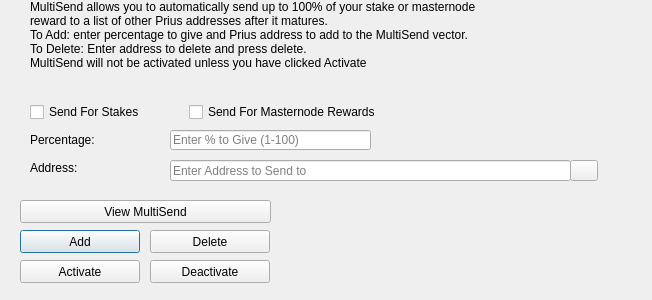
<?xml version="1.0" encoding="UTF-8"?>
<ui version="4.0">
 <class>MultiSendDialog</class>
 <widget class="QDialog" name="MultiSendDialog">
  <property name="windowModality">
   <enum>Qt::NonModal</enum>
  </property>
  <property name="geometry">
   <rect>
    <x>0</x>
    <y>0</y>
    <width>652</width>
    <height>300</height>
   </rect>
  </property>
  <property name="windowTitle">
   <string>MultiSend</string>
  </property>
  <widget class="QLineEdit" name="multiSendPercentEdit">
   <property name="geometry">
    <rect>
     <x>170</x>
     <y>130</y>
     <width>201</width>
     <height>20</height>
    </rect>
   </property>
   <property name="toolTip">
    <string>Enter whole numbers 1 - 100</string>
   </property>
   <property name="placeholderText">
    <string>Enter % to Give (1-100)</string>
   </property>
  </widget>
  <widget class="QLineEdit" name="multiSendAddressEdit">
   <property name="geometry">
    <rect>
     <x>170</x>
     <y>160</y>
     <width>401</width>
     <height>21</height>
    </rect>
   </property>
   <property name="toolTip">
    <string/>
   </property>
   <property name="placeholderText">
    <string>Enter Address to Send to</string>
   </property>
  </widget>
  <widget class="QLabel" name="label_2">
   <property name="geometry">
    <rect>
     <x>30</x>
     <y>0</y>
     <width>451</width>
     <height>121</height>
    </rect>
   </property>
   <property name="lineWidth">
    <number>1</number>
   </property>
   <property name="text">
    <string>MultiSend allows you to automatically send up to 100% of your stake or masternode reward to a list of other Prius addresses after it matures.
To Add: enter percentage to give and Prius address to add to the MultiSend vector.
To Delete: Enter address to delete and press delete.
MultiSend will not be activated unless you have clicked Activate</string>
   </property>
   <property name="alignment">
    <set>Qt::AlignLeading|Qt::AlignLeft|Qt::AlignTop</set>
   </property>
   <property name="wordWrap">
    <bool>true</bool>
   </property>
  </widget>
  <widget class="QLabel" name="message">
   <property name="geometry">
    <rect>
     <x>290</x>
     <y>200</y>
     <width>351</width>
     <height>91</height>
    </rect>
   </property>
   <property name="text">
    <string/>
   </property>
  </widget>
  <widget class="QPushButton" name="addButton">
   <property name="geometry">
    <rect>
     <x>20</x>
     <y>230</y>
     <width>120</width>
     <height>23</height>
    </rect>
   </property>
   <property name="toolTip">
    <string/>
   </property>
   <property name="statusTip">
    <string>Add to MultiSend Vector</string>
   </property>
   <property name="text">
    <string>Add</string>
   </property>
  </widget>
  <widget class="QPushButton" name="disableButton">
   <property name="geometry">
    <rect>
     <x>150</x>
     <y>260</y>
     <width>120</width>
     <height>23</height>
    </rect>
   </property>
   <property name="statusTip">
    <string>Deactivate MultiSend</string>
   </property>
   <property name="text">
    <string>Deactivate</string>
   </property>
  </widget>
  <widget class="QPushButton" name="addressBookButton">
   <property name="geometry">
    <rect>
     <x>570</x>
     <y>160</y>
     <width>28</width>
     <height>21</height>
    </rect>
   </property>
   <property name="toolTip">
    <string>Choose an address from the address book</string>
   </property>
   <property name="text">
    <string/>
   </property>
   <property name="icon">
    <iconset resource="../prius.qrc">
     <normaloff>:/icons/address-book</normaloff>:/icons/address-book</iconset>
   </property>
   <property name="shortcut">
    <string>Alt+A</string>
   </property>
   <property name="autoDefault">
    <bool>false</bool>
   </property>
  </widget>
  <widget class="QLabel" name="label">
   <property name="geometry">
    <rect>
     <x>30</x>
     <y>130</y>
     <width>121</width>
     <height>20</height>
    </rect>
   </property>
   <property name="toolTip">
    <string>Percentage of stake to send</string>
   </property>
   <property name="text">
    <string>Percentage:</string>
   </property>
  </widget>
  <widget class="QLabel" name="label_5">
   <property name="geometry">
    <rect>
     <x>30</x>
     <y>160</y>
     <width>111</width>
     <height>16</height>
    </rect>
   </property>
   <property name="toolTip">
    <string>Address to send portion of stake to</string>
   </property>
   <property name="text">
    <string>Address:</string>
   </property>
  </widget>
  <widget class="QPushButton" name="deleteButton">
   <property name="geometry">
    <rect>
     <x>150</x>
     <y>230</y>
     <width>120</width>
     <height>23</height>
    </rect>
   </property>
   <property name="toolTip">
    <string/>
   </property>
   <property name="statusTip">
    <string>Delete Address From MultiSend Vector</string>
   </property>
   <property name="text">
    <string>Delete</string>
   </property>
  </widget>
  <widget class="QPushButton" name="activateButton">
   <property name="geometry">
    <rect>
     <x>20</x>
     <y>260</y>
     <width>120</width>
     <height>23</height>
    </rect>
   </property>
   <property name="statusTip">
    <string>Activate MultiSend</string>
   </property>
   <property name="text">
    <string>Activate</string>
   </property>
  </widget>
  <widget class="QPushButton" name="viewButton">
   <property name="geometry">
    <rect>
     <x>20</x>
     <y>200</y>
     <width>251</width>
     <height>23</height>
    </rect>
   </property>
   <property name="toolTip">
    <string/>
   </property>
   <property name="statusTip">
    <string>View MultiSend Vector</string>
   </property>
   <property name="text">
    <string>View MultiSend</string>
   </property>
  </widget>
  <widget class="QWidget" name="horizontalLayoutWidget">
   <property name="geometry">
    <rect>
     <x>30</x>
     <y>100</y>
     <width>351</width>
     <height>24</height>
    </rect>
   </property>
   <layout class="QHBoxLayout" name="horizontalLayout">
    <item>
     <widget class="QCheckBox" name="multiSendStakeCheckBox">
      <property name="text">
       <string>Send For Stakes</string>
      </property>
     </widget>
    </item>
    <item>
     <widget class="QCheckBox" name="multiSendMasternodeCheckBox">
      <property name="text">
       <string>Send For Masternode Rewards</string>
      </property>
     </widget>
    </item>
   </layout>
  </widget>
 </widget>
 <resources>
  <include location="../prius.qrc"/>
 </resources>
 <connections/>
</ui>
